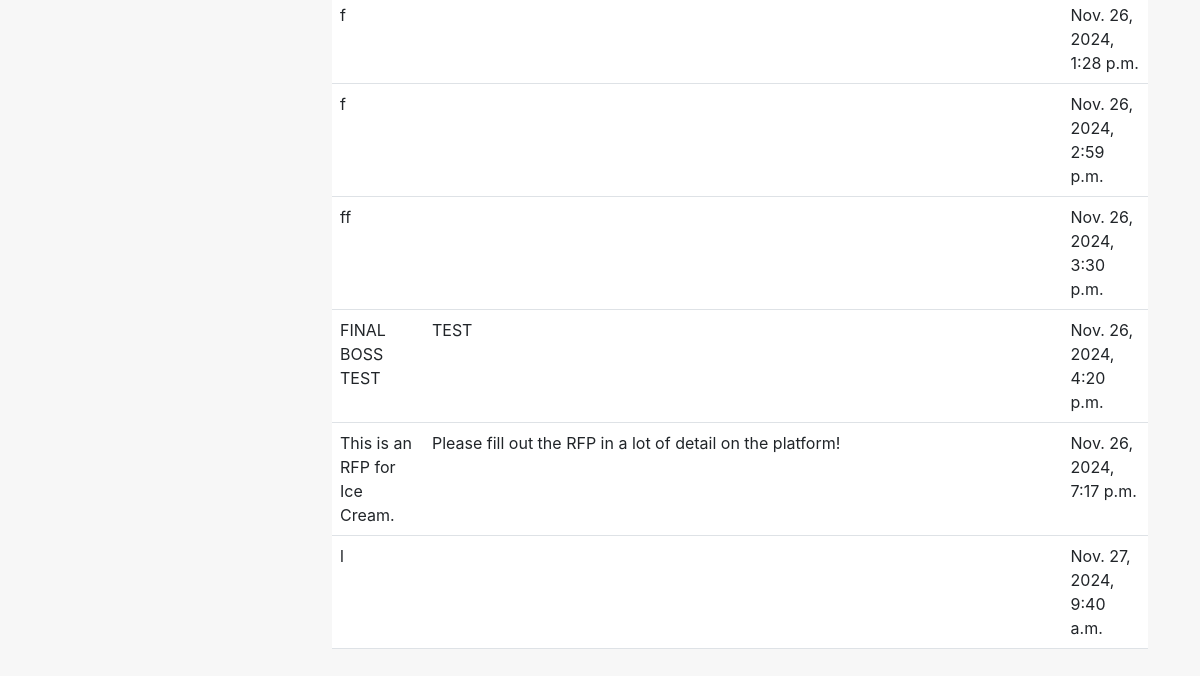
/procurement01/rfps/ (signed in, lower part), run on an earlier commit of the app's database.
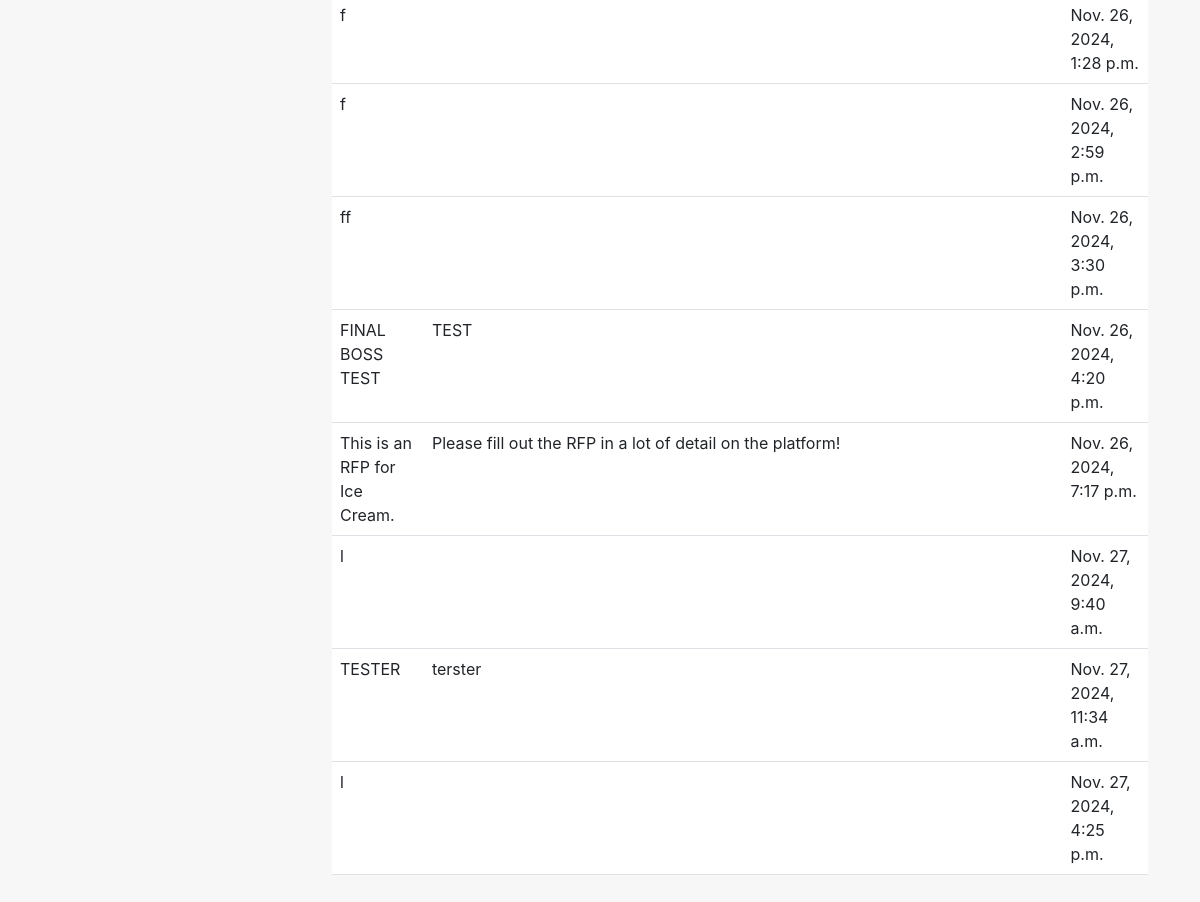
And on a later commit of the database.
### procurement01/models.py (models this page shows, shortened)
class RFP(models.Model):
    title = models.CharField(max_length=255)
    description = models.TextField(blank = True)
    created_at = models.DateTimeField(auto_now_add=True)
    updated_at = models.DateTimeField(auto_now=True)
    deleted_at = models.DateTimeField(null=True, blank=True)

### procurement01/views.py (the view)
# urls.py: path('rfps/', views.rfp_list_view, name='rfp_list'),
@login_required
def rfp_list_view(request):
    rfps = RFP.objects.all()  # You might want to filter by the user's company if needed
    return render(request, 'procurement01/rfp_list.html', {'rfps': rfps})

### procurement01/templates/procurement01/rfp_list.html (shortened to what this page needs)
{% extends 'procurement01/layout.html' %}
{% block content %}
<table class="table">
    <tbody>
        {% for rfp in rfps %}
            <tr class="clickable-row" data-href="{% url 'rfp_detail' rfp.id %}">
                <td>{{ rfp.title }}</td>
                <td>{{ rfp.description }}</td>
                <td>{{ rfp.created_at }}</td>
            </tr>
        {% empty %}
        <tr>
            <td colspan="3">No RFPs available.</td>
        </tr>
        {% endfor %}
    </tbody>
</table>
{% endblock %}

What changed in the data, as far as the page shows it:
added RFP: title "TESTER", description "terster", created_at "Nov. 27, 2024, 11:34 a.m."
added RFP: title "l", created_at "Nov. 27, 2024, 4:25 p.m."
